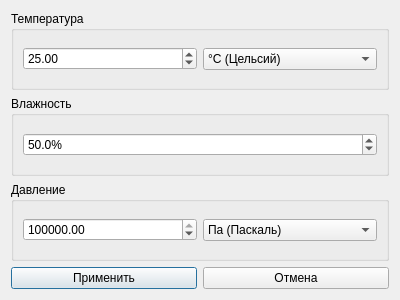
<?xml version="1.0" encoding="UTF-8"?>
<ui version="4.0">
 <class>SimulationWindow</class>
 <widget class="QDialog" name="SimulationWindow">
  <property name="geometry">
   <rect>
    <x>0</x>
    <y>0</y>
    <width>400</width>
    <height>300</height>
   </rect>
  </property>
  <property name="minimumSize">
   <size>
    <width>400</width>
    <height>300</height>
   </size>
  </property>
  <property name="maximumSize">
   <size>
    <width>400</width>
    <height>300</height>
   </size>
  </property>
  <property name="windowTitle">
   <string>Симуляция параметров</string>
  </property>
  <property name="modal">
   <bool>true</bool>
  </property>
  <layout class="QVBoxLayout" name="verticalLayout">
   <item>
    <widget class="QGroupBox" name="tempGroup">
     <property name="title">
      <string>Температура</string>
     </property>
     <layout class="QHBoxLayout" name="horizontalLayout">
      <item>
       <widget class="QDoubleSpinBox" name="tempSpin">
        <property name="decimals">
         <number>2</number>
        </property>
        <property name="minimum">
         <double>-273.149999999999977</double>
        </property>
        <property name="maximum">
         <double>1000.000000000000000</double>
        </property>
        <property name="value">
         <double>25.000000000000000</double>
        </property>
       </widget>
      </item>
      <item>
       <widget class="QComboBox" name="tempUnitCombo">
        <item>
         <property name="text">
          <string>°C (Цельсий)</string>
         </property>
        </item>
        <item>
         <property name="text">
          <string>°F (Фаренгейт)</string>
         </property>
        </item>
        <item>
         <property name="text">
          <string>K (Кельвин)</string>
         </property>
        </item>
       </widget>
      </item>
     </layout>
    </widget>
   </item>
   <item>
    <widget class="QGroupBox" name="humidityGroup">
     <property name="title">
      <string>Влажность</string>
     </property>
     <layout class="QHBoxLayout" name="horizontalLayout_2">
      <item>
       <widget class="QDoubleSpinBox" name="humiditySpin">
        <property name="suffix">
         <string>%</string>
        </property>
        <property name="decimals">
         <number>1</number>
        </property>
        <property name="minimum">
         <double>0.000000000000000</double>
        </property>
        <property name="maximum">
         <double>100.000000000000000</double>
        </property>
        <property name="value">
         <double>50.000000000000000</double>
        </property>
       </widget>
      </item>
     </layout>
    </widget>
   </item>
   <item>
    <widget class="QGroupBox" name="pressureGroup">
     <property name="title">
      <string>Давление</string>
     </property>
     <layout class="QHBoxLayout" name="horizontalLayout_3">
      <item>
       <widget class="QDoubleSpinBox" name="pressureSpin">
        <property name="decimals">
         <number>2</number>
        </property>
        <property name="minimum">
         <double>0.000000000000000</double>
        </property>
        <property name="maximum">
         <double>200000.000000000000000</double>
        </property>
        <property name="value">
         <double>101325.000000000000000</double>
        </property>
       </widget>
      </item>
      <item>
       <widget class="QComboBox" name="pressureUnitCombo">
        <item>
         <property name="text">
          <string>Па (Паскаль)</string>
         </property>
        </item>
        <item>
         <property name="text">
          <string>мм рт.ст.</string>
         </property>
        </item>
       </widget>
      </item>
     </layout>
    </widget>
   </item>
   <item>
    <layout class="QHBoxLayout" name="horizontalLayout_4">
     <item>
      <widget class="QPushButton" name="applyButton">
       <property name="text">
        <string>Применить</string>
       </property>
      </widget>
     </item>
     <item>
      <widget class="QPushButton" name="cancelButton">
       <property name="text">
        <string>Отмена</string>
       </property>
      </widget>
     </item>
    </layout>
   </item>
  </layout>
 </widget>
 <resources/>
 <connections/>
</ui>
